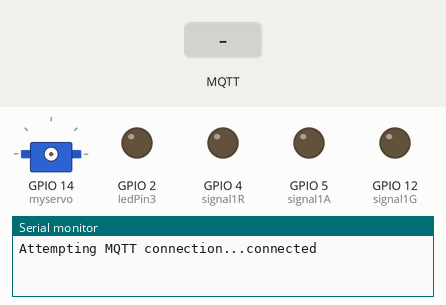
Recording of a sketch running on a simulated ESP8266 (NodeMCU). Shown: servo, output pins drawn as LEDs (lit = HIGH), the last lines printed to the serial monitor. Dashed ring = blinking. Inputs (shaded band) come from the test bench. No MQTT or app messages arrive unless stated.

Above: at 1.2 s.
1.3 s: MQTT message "H" arrives on the second subscribed topic
At 2.4 s:
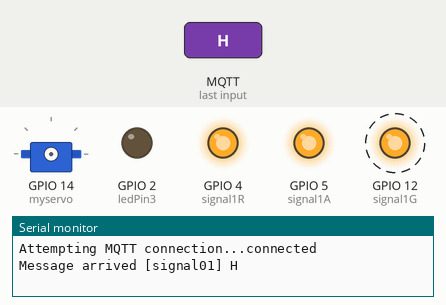
4.3 s: MQTT message "signal01" arrives on the first subscribed topic
At 4.38 s:
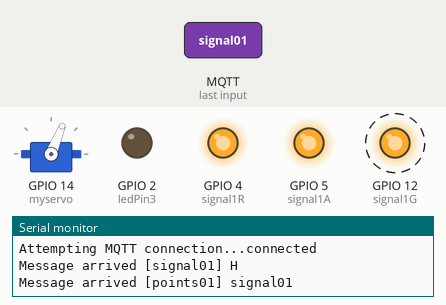
7.3 s: MQTT message "A" arrives on the second subscribed topic
At 7.7 s:
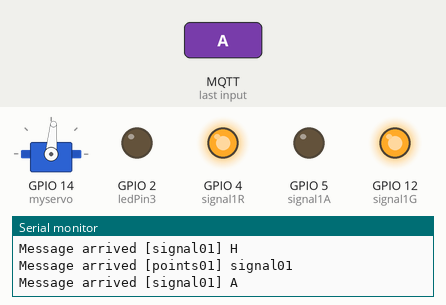
8.8 s: MQTT message "points01" arrives on the first subscribed topic
At 8.88 s:
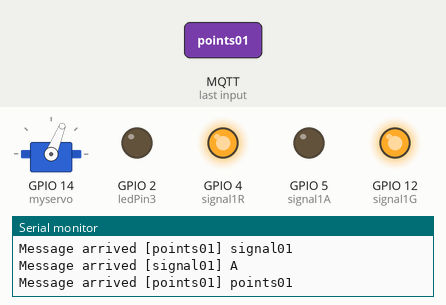
10.4 s: MQTT message "R" arrives on the second subscribed topic
At 11.3 s:
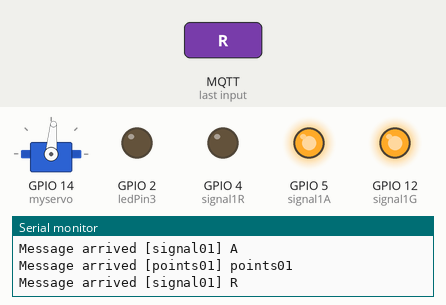
11.9 s: MQTT message "signal01" arrives on the first subscribed topic
At 11.98 s:
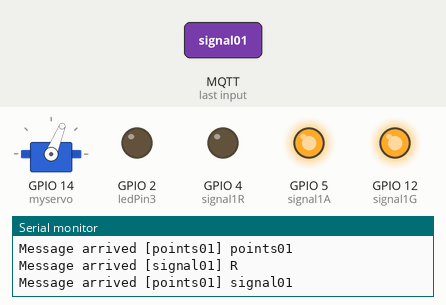
Timing chart, 0 to 14.5 s (numbered marks = the images above; inputs shaded):
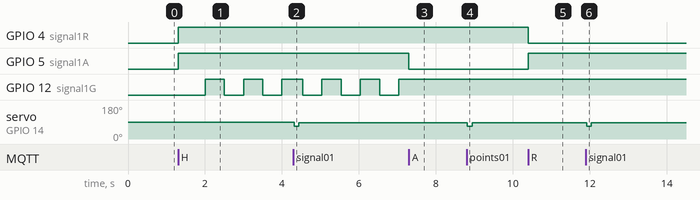

Measured:
- after the input at 1.3 s, GPIO 4 (signal1R), GPIO 5 (signal1A): LOW → HIGH at once; GPIO 12 (signal1G): alternates HIGH for 0.50 s and LOW for 0.50 s, starting after 0.70 s
- after the input at 4.3 s, servo on GPIO 14 (myservo): 90° → 68° at once, → 85° 0.12 s later
- after the input at 7.3 s, GPIO 5 (signal1A): HIGH → LOW at once; GPIO 12 (signal1G): stays HIGH (without the input it goes to LOW after 0.24 s)
- after the input at 8.8 s, servo on GPIO 14 (myservo): 85° → 68° at once, → 85° 0.12 s later
- after the input at 10.4 s, GPIO 4 (signal1R): HIGH → LOW at once; GPIO 5 (signal1A): LOW → HIGH at once
- after the input at 11.9 s, servo on GPIO 14 (myservo): 85° → 68° at once, → 85° 0.12 s later

The sketch:

MQTT_Servo_LED.ino
```cpp
// MQTT Servo LED controller
// For use with ESP8266
// By Michael Huggins (Skaako) 2016
// michael@cmtech.co.nz

#include <EEPROM.h>
#include <ESP8266WiFi.h>
#include <PubSubClient.h>
#include <Wire.h>
#include <Servo.h>

Servo myservo;  // create servo object to control a servo

// Connect to the WiFi
const char* ssid = "SSID";
const char* password = "PASSWORD";
const char* mqtt_server = "MQTT_SERVER";   // Can be name or IP address

WiFiClient espClient;
PubSubClient client(espClient);

int signal1G = 12; // GPIO12
int signal1A = 5; // GPIO5
int signal1R = 4; // GPIO4
int ledPin3 = 2; // GPIO2

int flash = 0;                            // Initial settings for flashing
int greenFlash = 0;
int redFlash = 0;
int amberFlash = 0;

unsigned long previousMillis = 0;         // will store last time LED was updated
const long interval = 500;                // interval at which to flash LED's (milliseconds)

void callback(char* topic, byte* payload, unsigned int length) {
 Serial.print("Message arrived [");
 Serial.print(topic);
 Serial.print("] ");
 for (int i=0;i<length;i++) {
  char receivedChar = (char)payload[i];
  Serial.print(receivedChar);

  if (strcmp (topic,"signal01") == 0) {     // When character 'G' is sent to topic 'signal01' sets the Green LED only. Flash off.
    if (receivedChar == 'G'){
     digitalWrite(signal1G, LOW);
     digitalWrite(signal1A, HIGH);
     digitalWrite(signal1R, HIGH);
     redFlash = 0;
     greenFlash = 0;
    }
    if (receivedChar == 'A'){
     digitalWrite(signal1G, HIGH);
     digitalWrite(signal1A, LOW);
     digitalWrite(signal1R, HIGH);
     redFlash = 0;
     greenFlash = 0;
    }
    if (receivedChar == 'R'){
     digitalWrite(signal1R, LOW);
     digitalWrite(signal1A, HIGH);
     digitalWrite(signal1G, HIGH);
     redFlash = 0;
     greenFlash = 0;
    }
    if (receivedChar == 'O'){
     digitalWrite(signal1R, HIGH);
     digitalWrite(signal1A, HIGH);
     digitalWrite(signal1G, HIGH);
     redFlash = 0;
     greenFlash = 0;
    }
    if (receivedChar == 'H'){
     digitalWrite(signal1R, HIGH);
     digitalWrite(signal1A, HIGH);
     digitalWrite(signal1G, LOW);
     redFlash = 0;
     greenFlash = 1;
    }
    if (receivedChar == 'S'){
     digitalWrite(signal1R, LOW);
     digitalWrite(signal1A, HIGH);
     digitalWrite(signal1G, HIGH);
     redFlash = 1;
     greenFlash = 0;
    }
  }

  if (strcmp (topic,"points01") == 0) {          // When 0 or 1 is sent to the topic 'points01' it will set the servo.
    if (receivedChar == '0'){
     myservo.attach(14);                         // Attach to servo.. Delay.. Set servo.. Delay.. Detach. Save power and stop servo hum. Allows for multiple servo's from one board.
     delay(20);
     myservo.write(68);                          // This is the low value for my servo. Adjust to suit your servo.
     delay(100);
     myservo.detach();
    }
    if (receivedChar == '1'){
     myservo.attach(14);
     delay(20);
     myservo.write(85);                           // This is the high value for my servo. Adjust to suit your servo.
     delay(100);
     myservo.detach();

    }
  }

  }
  Serial.println();
}

void reconnect() {
  // Loop until we're reconnected
  while (!client.connected()) {
    Serial.print("Attempting MQTT connection...");
    // Attempt to connect

    if (client.connect("ESP8266 Client 2")) {
      Serial.println("connected");
      // ... and subscribe to topic
      client.subscribe("points01");                // Topics that are subscribed to. Add more or change as required.
      client.subscribe("signal01");

    } else {
      Serial.print("failed, rc=");
      Serial.print(client.state());
      Serial.println(" try again in 5 seconds");
      // Wait 5 seconds before retrying
      delay(5000);
    }
  }
}

void setup()
{
 Serial.begin(115200);

 client.setServer(mqtt_server, 1883);            // Default port of MQTT server is 1883
 client.setCallback(callback);

 pinMode(signal1G, OUTPUT);
 pinMode(signal1A, OUTPUT);
 pinMode(signal1R, OUTPUT);
 pinMode(ledPin3, OUTPUT);

 //myservo.attach(14);  // unused. Attach and detach from Servo when switching

}

void loop()
{
  if (!client.connected()) {
    reconnect();
  }

  unsigned long currentMillis = millis();                    // All this code is to allow LED's to flash at a set rate and allow code to continue. If delays are too long ESP with freeze WIFI functions.

  if (currentMillis - previousMillis >= interval) {

    if (flash == 0) {
      if (redFlash == 1) digitalWrite(signal1R, LOW);
      if (greenFlash == 1) digitalWrite(signal1G, LOW);
      flash = 1;
    }
    else if (flash == 1) {
      if (redFlash == 1) digitalWrite(signal1R, HIGH);
      if (greenFlash == 1) digitalWrite(signal1G, HIGH);
      flash = 0;
    }

    previousMillis = currentMillis;
  }

  client.loop();
}
```
